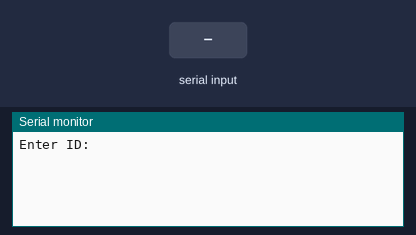
Recording of a sketch running on a simulated Arduino Uno, built with avr-gcc and run on an emulated ATmega328P. On the bench: the last lines printed to the serial monitor. The test bench sets the inputs (shaded band).

Above: at 1.2 s.
1.3 s: "1\n" received over Serial
At 2.8 s:
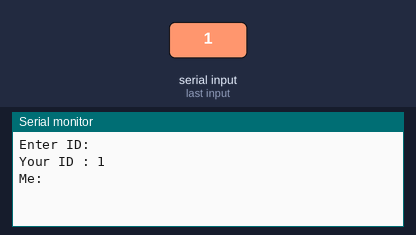
3.1 s: "1\n" received over the second serial link
At 4.5 s:
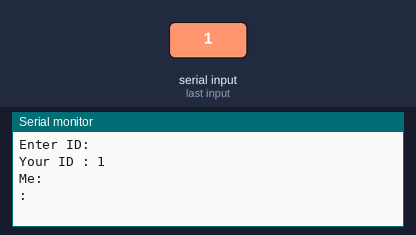

The sketch:

Ring2.ino
```cpp
#include <SoftwareSerial.h>

SoftwareSerial popeyeza24(10, 11); // RX, TX

char myID;

void setup() {
  delay(200);  //break for available to read...
  Serial.begin(9600);
  popeyeza24.begin(57600);
  Serial.println("Enter ID:");
  while(!Serial.available());     //Break..wait for typing...
  myID = Serial.read();
  Serial.print("Your ID : ");
  Serial.println(myID);

  delay(200);  //break for available to read...
}

void loop() {
  delay(100);  //break for available to read...

  //MY COMPUTER
  if(Serial.available()){             //Only Once
    String text1 = "";
    String frame = "";
    while(Serial.available()){
      char one = Serial.read();

      text1 += one;
      delay(5);  //break time
    }

    frame += text1[0];
    frame += myID;
    for(int i = 2; i<text1.length() ; i++){
      frame += text1[i];
    }
    for(int i = 0; i<frame.length() ; i++){
      popeyeza24.write(frame[i]);          //READ ME ->SEND
    }

    Serial.print("Me:");
    for(int i = 2; i<text1.length() ; i++){
      Serial.print(text1[i]);
    }
    Serial.println("");

  }

  //OTHER
  if (popeyeza24.available()){           //TO ME <- RECEIVE
    String text2 = "";
    while(popeyeza24.available()){
      char one = popeyeza24.read();
      text2 += one;
      delay(5);  //break time
    }
    if(text2[0] == myID){
      Serial.print(text2[1]);
      Serial.print(":");
      for(int i = 2; i<text2.length() ; i++){
        Serial.print(text2[i]);
      }
      Serial.print("\n");
    }else{
      for(int i = 0; i<text2.length() ; i++){
        popeyeza24.write(text2[i]);          //READ ME ->SEND
      }
    }

  }

}
```

Measured:
- after the input at 1.3 s, the serial monitor: prints a new line at once (image 1)
- after the input at 3.1 s, the serial monitor: prints a new line at once (image 2)
